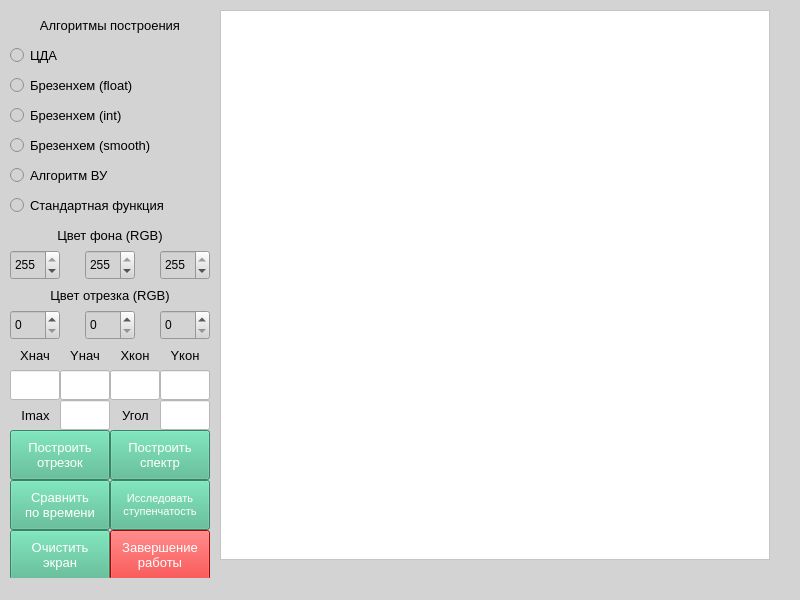
<?xml version="1.0" encoding="UTF-8"?>
<ui version="4.0">
 <class>MainWindow</class>
 <widget class="QMainWindow" name="MainWindow">
  <property name="geometry">
   <rect>
    <x>0</x>
    <y>0</y>
    <width>800</width>
    <height>600</height>
   </rect>
  </property>
  <property name="windowTitle">
   <string>MainWindow</string>
  </property>
  <property name="styleSheet">
   <string notr="true">background-color: rgb(211, 211, 211);</string>
  </property>
  <widget class="QWidget" name="centralwidget">
   <widget class="QLabel" name="label">
    <property name="geometry">
     <rect>
      <x>10</x>
      <y>10</y>
      <width>200</width>
      <height>30</height>
     </rect>
    </property>
    <property name="font">
     <font>
      <pointsize>10</pointsize>
     </font>
    </property>
    <property name="text">
     <string>Алгоритмы построения</string>
    </property>
    <property name="alignment">
     <set>Qt::AlignCenter</set>
    </property>
   </widget>
   <widget class="QRadioButton" name="DDAButton">
    <property name="geometry">
     <rect>
      <x>10</x>
      <y>40</y>
      <width>200</width>
      <height>30</height>
     </rect>
    </property>
    <property name="font">
     <font>
      <pointsize>10</pointsize>
     </font>
    </property>
    <property name="text">
     <string>ЦДА</string>
    </property>
   </widget>
   <widget class="QRadioButton" name="BrezenhemFloatButton">
    <property name="geometry">
     <rect>
      <x>10</x>
      <y>70</y>
      <width>200</width>
      <height>30</height>
     </rect>
    </property>
    <property name="font">
     <font>
      <pointsize>10</pointsize>
     </font>
    </property>
    <property name="text">
     <string>Брезенхем (float)</string>
    </property>
   </widget>
   <widget class="QRadioButton" name="BrezenhemIntButton">
    <property name="geometry">
     <rect>
      <x>10</x>
      <y>100</y>
      <width>200</width>
      <height>30</height>
     </rect>
    </property>
    <property name="font">
     <font>
      <pointsize>10</pointsize>
     </font>
    </property>
    <property name="text">
     <string>Брезенхем (int)</string>
    </property>
   </widget>
   <widget class="QRadioButton" name="BrezenhemSmoothButton">
    <property name="geometry">
     <rect>
      <x>10</x>
      <y>130</y>
      <width>200</width>
      <height>30</height>
     </rect>
    </property>
    <property name="font">
     <font>
      <pointsize>10</pointsize>
     </font>
    </property>
    <property name="text">
     <string>Брезенхем (smooth)</string>
    </property>
   </widget>
   <widget class="QRadioButton" name="VUAlgButton">
    <property name="geometry">
     <rect>
      <x>10</x>
      <y>160</y>
      <width>200</width>
      <height>30</height>
     </rect>
    </property>
    <property name="font">
     <font>
      <pointsize>10</pointsize>
     </font>
    </property>
    <property name="text">
     <string>Алгоритм ВУ</string>
    </property>
   </widget>
   <widget class="QRadioButton" name="StandartFunctionButton">
    <property name="geometry">
     <rect>
      <x>10</x>
      <y>190</y>
      <width>200</width>
      <height>30</height>
     </rect>
    </property>
    <property name="font">
     <font>
      <pointsize>10</pointsize>
     </font>
    </property>
    <property name="text">
     <string>Стандартная функция</string>
    </property>
   </widget>
   <widget class="QGraphicsView" name="graphicsView">
    <property name="geometry">
     <rect>
      <x>220</x>
      <y>10</y>
      <width>550</width>
      <height>550</height>
     </rect>
    </property>
    <property name="styleSheet">
     <string notr="true">background-color: rgb(255, 255, 255);</string>
    </property>
   </widget>
   <widget class="QLabel" name="label_2">
    <property name="geometry">
     <rect>
      <x>10</x>
      <y>220</y>
      <width>200</width>
      <height>30</height>
     </rect>
    </property>
    <property name="font">
     <font>
      <pointsize>10</pointsize>
     </font>
    </property>
    <property name="styleSheet">
     <string notr="true"/>
    </property>
    <property name="text">
     <string>Цвет фона (RGB)</string>
    </property>
    <property name="alignment">
     <set>Qt::AlignCenter</set>
    </property>
   </widget>
   <widget class="QLabel" name="label_3">
    <property name="geometry">
     <rect>
      <x>10</x>
      <y>280</y>
      <width>200</width>
      <height>30</height>
     </rect>
    </property>
    <property name="font">
     <font>
      <pointsize>10</pointsize>
     </font>
    </property>
    <property name="text">
     <string>Цвет отрезка (RGB)</string>
    </property>
    <property name="alignment">
     <set>Qt::AlignCenter</set>
    </property>
   </widget>
   <widget class="QLabel" name="label_4">
    <property name="geometry">
     <rect>
      <x>10</x>
      <y>340</y>
      <width>50</width>
      <height>30</height>
     </rect>
    </property>
    <property name="font">
     <font>
      <pointsize>10</pointsize>
     </font>
    </property>
    <property name="text">
     <string>Xнач</string>
    </property>
    <property name="alignment">
     <set>Qt::AlignCenter</set>
    </property>
   </widget>
   <widget class="QLabel" name="label_5">
    <property name="geometry">
     <rect>
      <x>60</x>
      <y>340</y>
      <width>50</width>
      <height>30</height>
     </rect>
    </property>
    <property name="font">
     <font>
      <pointsize>10</pointsize>
     </font>
    </property>
    <property name="text">
     <string>Yнач</string>
    </property>
    <property name="alignment">
     <set>Qt::AlignCenter</set>
    </property>
   </widget>
   <widget class="QLabel" name="label_6">
    <property name="geometry">
     <rect>
      <x>110</x>
      <y>340</y>
      <width>50</width>
      <height>30</height>
     </rect>
    </property>
    <property name="font">
     <font>
      <pointsize>10</pointsize>
     </font>
    </property>
    <property name="text">
     <string>Xкон</string>
    </property>
    <property name="alignment">
     <set>Qt::AlignCenter</set>
    </property>
   </widget>
   <widget class="QLabel" name="label_7">
    <property name="geometry">
     <rect>
      <x>160</x>
      <y>340</y>
      <width>50</width>
      <height>30</height>
     </rect>
    </property>
    <property name="font">
     <font>
      <pointsize>10</pointsize>
     </font>
    </property>
    <property name="text">
     <string>Yкон</string>
    </property>
    <property name="alignment">
     <set>Qt::AlignCenter</set>
    </property>
   </widget>
   <widget class="QLineEdit" name="StartXInput">
    <property name="geometry">
     <rect>
      <x>10</x>
      <y>370</y>
      <width>50</width>
      <height>30</height>
     </rect>
    </property>
    <property name="styleSheet">
     <string notr="true">background-color: rgb(255, 255, 255);</string>
    </property>
   </widget>
   <widget class="QLineEdit" name="StartYInput">
    <property name="geometry">
     <rect>
      <x>60</x>
      <y>370</y>
      <width>50</width>
      <height>30</height>
     </rect>
    </property>
    <property name="styleSheet">
     <string notr="true">background-color: rgb(255, 255, 255);</string>
    </property>
   </widget>
   <widget class="QLineEdit" name="EndXInput">
    <property name="geometry">
     <rect>
      <x>110</x>
      <y>370</y>
      <width>50</width>
      <height>30</height>
     </rect>
    </property>
    <property name="styleSheet">
     <string notr="true">background-color: rgb(255, 255, 255);</string>
    </property>
   </widget>
   <widget class="QLineEdit" name="EndYInput">
    <property name="geometry">
     <rect>
      <x>160</x>
      <y>370</y>
      <width>50</width>
      <height>30</height>
     </rect>
    </property>
    <property name="styleSheet">
     <string notr="true">background-color: rgb(255, 255, 255);</string>
    </property>
   </widget>
   <widget class="QLabel" name="label_8">
    <property name="geometry">
     <rect>
      <x>10</x>
      <y>400</y>
      <width>51</width>
      <height>30</height>
     </rect>
    </property>
    <property name="font">
     <font>
      <pointsize>10</pointsize>
     </font>
    </property>
    <property name="text">
     <string>Imax</string>
    </property>
    <property name="alignment">
     <set>Qt::AlignCenter</set>
    </property>
   </widget>
   <widget class="QLineEdit" name="IntenseMaxInput">
    <property name="geometry">
     <rect>
      <x>60</x>
      <y>400</y>
      <width>50</width>
      <height>30</height>
     </rect>
    </property>
    <property name="font">
     <font>
      <pointsize>10</pointsize>
     </font>
    </property>
    <property name="styleSheet">
     <string notr="true">background-color: rgb(255, 255, 255);</string>
    </property>
   </widget>
   <widget class="QPushButton" name="SegmentDrawButton">
    <property name="geometry">
     <rect>
      <x>10</x>
      <y>430</y>
      <width>100</width>
      <height>50</height>
     </rect>
    </property>
    <property name="font">
     <font>
      <pointsize>10</pointsize>
     </font>
    </property>
    <property name="styleSheet">
     <string notr="true">color: white;
background-color: rgb( 75, 183, 141 );</string>
    </property>
    <property name="text">
     <string>Построить
отрезок</string>
    </property>
   </widget>
   <widget class="QPushButton" name="SpectrDrawButton">
    <property name="geometry">
     <rect>
      <x>110</x>
      <y>430</y>
      <width>100</width>
      <height>50</height>
     </rect>
    </property>
    <property name="font">
     <font>
      <pointsize>10</pointsize>
     </font>
    </property>
    <property name="styleSheet">
     <string notr="true">color: white;
background-color: rgb( 75, 183, 141 );</string>
    </property>
    <property name="text">
     <string>Построить
спектр</string>
    </property>
   </widget>
   <widget class="QPushButton" name="CompareTimeButton">
    <property name="geometry">
     <rect>
      <x>10</x>
      <y>480</y>
      <width>100</width>
      <height>50</height>
     </rect>
    </property>
    <property name="font">
     <font>
      <pointsize>10</pointsize>
     </font>
    </property>
    <property name="styleSheet">
     <string notr="true">color: white;
background-color: rgb( 75, 183, 141 );</string>
    </property>
    <property name="text">
     <string>Сравнить
по времени</string>
    </property>
   </widget>
   <widget class="QPushButton" name="CompareSmoothButton">
    <property name="geometry">
     <rect>
      <x>110</x>
      <y>480</y>
      <width>100</width>
      <height>50</height>
     </rect>
    </property>
    <property name="font">
     <font>
      <pointsize>8</pointsize>
     </font>
    </property>
    <property name="styleSheet">
     <string notr="true">color: white;
background-color: rgb( 75, 183, 141 );</string>
    </property>
    <property name="text">
     <string>Исследовать
ступенчатость</string>
    </property>
   </widget>
   <widget class="QLabel" name="label_9">
    <property name="geometry">
     <rect>
      <x>110</x>
      <y>400</y>
      <width>51</width>
      <height>30</height>
     </rect>
    </property>
    <property name="font">
     <font>
      <pointsize>10</pointsize>
     </font>
    </property>
    <property name="text">
     <string>Угол</string>
    </property>
    <property name="alignment">
     <set>Qt::AlignCenter</set>
    </property>
   </widget>
   <widget class="QLineEdit" name="DeltaAngleInput">
    <property name="geometry">
     <rect>
      <x>160</x>
      <y>400</y>
      <width>50</width>
      <height>30</height>
     </rect>
    </property>
    <property name="font">
     <font>
      <pointsize>10</pointsize>
     </font>
    </property>
    <property name="styleSheet">
     <string notr="true">background-color: rgb(255, 255, 255);</string>
    </property>
   </widget>
   <widget class="QPushButton" name="CleareSceneButton">
    <property name="geometry">
     <rect>
      <x>10</x>
      <y>530</y>
      <width>100</width>
      <height>50</height>
     </rect>
    </property>
    <property name="font">
     <font>
      <pointsize>10</pointsize>
     </font>
    </property>
    <property name="styleSheet">
     <string notr="true">color: white;
background-color: rgb( 75, 183, 141 );</string>
    </property>
    <property name="text">
     <string>Очистить
экран</string>
    </property>
   </widget>
   <widget class="QPushButton" name="pushButton_6">
    <property name="geometry">
     <rect>
      <x>110</x>
      <y>530</y>
      <width>100</width>
      <height>50</height>
     </rect>
    </property>
    <property name="font">
     <font>
      <pointsize>10</pointsize>
     </font>
    </property>
    <property name="styleSheet">
     <string notr="true">color: white;
background-color: rgb(255, 0, 0);</string>
    </property>
    <property name="text">
     <string>Завершение
работы</string>
    </property>
   </widget>
   <widget class="QSpinBox" name="RedBack">
    <property name="geometry">
     <rect>
      <x>10</x>
      <y>250</y>
      <width>50</width>
      <height>30</height>
     </rect>
    </property>
    <property name="maximum">
     <number>255</number>
    </property>
    <property name="value">
     <number>255</number>
    </property>
   </widget>
   <widget class="QSpinBox" name="GreenBack">
    <property name="geometry">
     <rect>
      <x>85</x>
      <y>250</y>
      <width>50</width>
      <height>30</height>
     </rect>
    </property>
    <property name="maximum">
     <number>255</number>
    </property>
    <property name="value">
     <number>255</number>
    </property>
   </widget>
   <widget class="QSpinBox" name="BlueBack">
    <property name="geometry">
     <rect>
      <x>160</x>
      <y>250</y>
      <width>50</width>
      <height>30</height>
     </rect>
    </property>
    <property name="maximum">
     <number>255</number>
    </property>
    <property name="value">
     <number>255</number>
    </property>
   </widget>
   <widget class="QSpinBox" name="RedFore">
    <property name="geometry">
     <rect>
      <x>10</x>
      <y>310</y>
      <width>50</width>
      <height>30</height>
     </rect>
    </property>
    <property name="maximum">
     <number>255</number>
    </property>
    <property name="value">
     <number>0</number>
    </property>
   </widget>
   <widget class="QSpinBox" name="GreenFore">
    <property name="geometry">
     <rect>
      <x>85</x>
      <y>310</y>
      <width>50</width>
      <height>30</height>
     </rect>
    </property>
    <property name="maximum">
     <number>255</number>
    </property>
    <property name="value">
     <number>0</number>
    </property>
   </widget>
   <widget class="QSpinBox" name="BlueFore">
    <property name="geometry">
     <rect>
      <x>160</x>
      <y>310</y>
      <width>50</width>
      <height>30</height>
     </rect>
    </property>
    <property name="maximum">
     <number>255</number>
    </property>
    <property name="value">
     <number>0</number>
    </property>
   </widget>
  </widget>
  <widget class="QMenuBar" name="menubar">
   <property name="geometry">
    <rect>
     <x>0</x>
     <y>0</y>
     <width>800</width>
     <height>26</height>
    </rect>
   </property>
  </widget>
  <widget class="QStatusBar" name="statusbar"/>
 </widget>
 <resources/>
 <connections>
  <connection>
   <sender>pushButton_6</sender>
   <signal>clicked()</signal>
   <receiver>MainWindow</receiver>
   <slot>close()</slot>
   <hints>
    <hint type="sourcelabel">
     <x>171</x>
     <y>573</y>
    </hint>
    <hint type="destinationlabel">
     <x>214</x>
     <y>536</y>
    </hint>
   </hints>
  </connection>
 </connections>
</ui>
